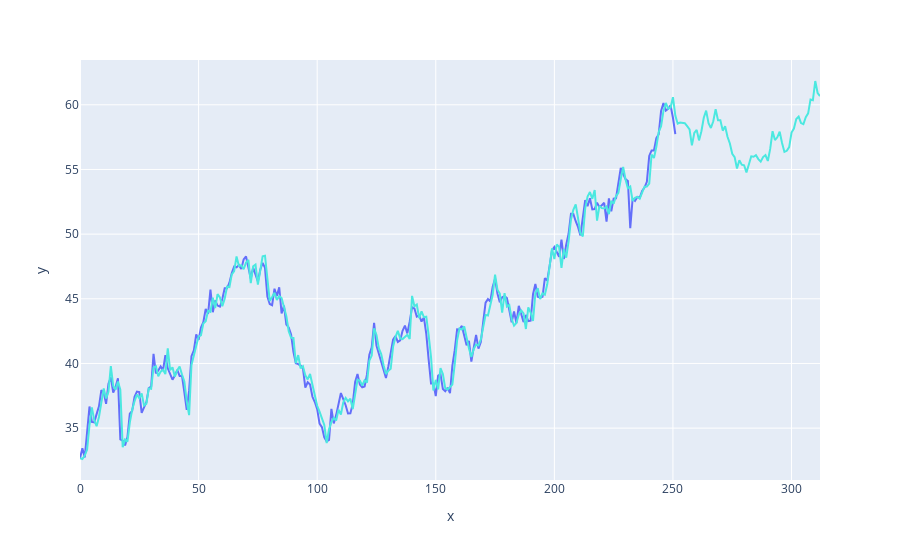

This figure's notebook cell:
### Markdown cell above
What strikes us here is the fact that the lag has greatly been reduced (even though still present) and future predictions now represent a positive trend similarly to our time series ! However, our predictions do not yet show the variations that are expected when looking at the data.

#### Triple exponential smoothing 

What happens if the data show trend and seasonality?

In this case double smoothing will not work. We now introduce a third equation to take care of seasonality (sometimes called periodicity). The resulting set of equations is called the "Holt-Winters" (HW) method after the names of the inventors.
The basic equations for their method are given by:

$$
S_t = \alpha \frac{X_t}{I_{t-T}} + (1-\alpha)(S_{t-1} + b_{t-1}) \textrm{  OVERALL SMOOTHING}
$$

$$
b_t = \gamma(S_t - S_{t-1}) + (1-\gamma)b_{t-1} \textrm{  TREND SMOOTHING}
$$

$$
I_t = \beta \frac{X_t}{S_t} + (1-\beta)I_{t-T} \textrm{  SEASONAL SMOOTHING}
$$

$$
F_{t+m} = (S_t + m b_t)I_{t-T+m} \textrm{  FORECAST}
$$

Where :
* $X$ is the observation
* $S$ is the smoothed observation
* $b$ is the trend factor
* $I$ is the seasonal index
* $F$ is the forecast at $m$ dates ahead
* $t$ is the data
* $T$ is the period of the potential seasonality

Let's now try and predict our time series using triple exponential smoothing also known as Holt Winters model :

### Code cell
from statsmodels.tsa.holtwinters import ExponentialSmoothing
TES = ExponentialSmoothing(data["Open"], trend = 'add', seasonal = 'add', seasonal_periods = 93)
# TES_fit = TES.fit(0.1, 0.1, 0.01)
TES_fit = TES.fit()
TES_predict = TES_fit.predict(start=0, end = len(data)+60)

fig = px.line(x=range(len(data)), y=data["Open"])
fig.add_trace(px.line(x=TES_predict.index, y=TES_predict).data[0])
fig['data'][1]['line']['color']="#4BE8E0"
fig.show()

### Figure 1 — Plotly figure (JSON) as saved in the notebook; plotly's stock layout.template omitted (floating-point values rounded to 4 significant figures; data arrays with more than 128 entries replaced by an {"elided": "..."} marker saying what was removed)
{"data": [{"hovertemplate": "x=%{x}<br>y=%{y}<extra></extra>", "legendgroup": "", "line": {"color": "#636efa", "dash": "solid"}, "marker": {"symbol": "circle"}, "mode": "lines", "name": "", "orientation": "v", "showlegend": false, "type": "scatter", "x": {"elided": "252 int values"}, "xaxis": "x", "y": {"elided": "252 float values"}, "yaxis": "y"}, {"hovertemplate": "x=%{x}<br>y=%{y}<extra></extra>", "legendgroup": "", "line": {"color": "#4BE8E0", "dash": "solid"}, "marker": {"symbol": "circle"}, "mode": "lines", "name": "", "orientation": "v", "showlegend": false, "type": "scatter", "x": {"elided": "313 int values"}, "xaxis": "x", "y": {"elided": "313 float values"}, "yaxis": "y"}], "layout": {"legend": {"tracegroupgap": 0}, "margin": {"t": 60}, "xaxis": {"anchor": "y", "domain": [0, 1], "title": {"text": "x"}}, "yaxis": {"anchor": "x", "domain": [0, 1], "title": {"text": "y"}}}}
